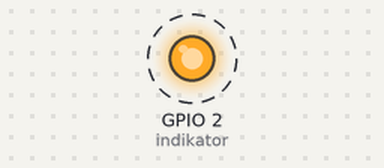
Recording of a sketch running on a simulated ESP8266 (NodeMCU). On the bench: output pins drawn as LEDs (lit = HIGH). Dashed ring = blinking.

Above: at 1.9 s.
Timing chart, 0 to 4.5 s (numbered marks = the images above):
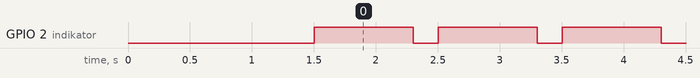

The sketch:

Master_ESP8266.ino
```cpp
/****************************************
 * Include Libraries
 ****************************************/
#include <UbidotsESP8266.h>
int indikator=LED_BUILTIN;
/****************************************
 * Define Constants
 ****************************************/
namespace {
  const char * WIFISSID = "www.interactiverobotics.club3"; // Assign your WiFi SSID
  const char * PASSWORD = "cilibur2019"; // Assign your WiFi password
  const char * TOKEN = "BBFF-bFkIp9nrK1gDOsRqJe92tRQPCysdZx"; // Assign your Ubidots TOKEN
}

Ubidots client(TOKEN);

/****************************************
 * Main Functions
 ****************************************/
void setup() {
  Serial.begin(115200);
  pinMode(indikator,OUTPUT);
  client.wifiConnection(WIFISSID, PASSWORD);
}

void loop() {
  client.readData(); // Reads the command from the logger
  digitalWrite(indikator,HIGH);
  delay(800);
  digitalWrite(indikator,LOW);
  delay(200);
}
```

Measured:
- by itself, GPIO 2 (indikator): alternates HIGH for 0.80 s and LOW for 0.20 s
